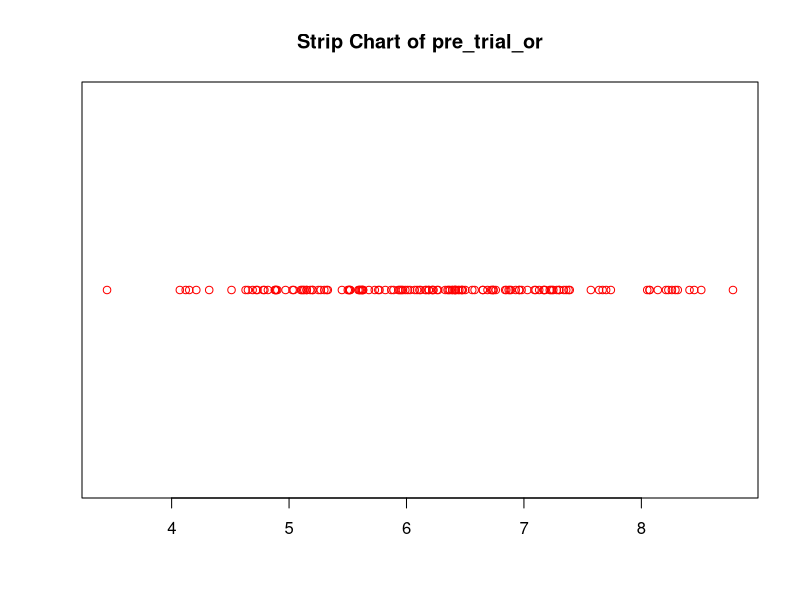
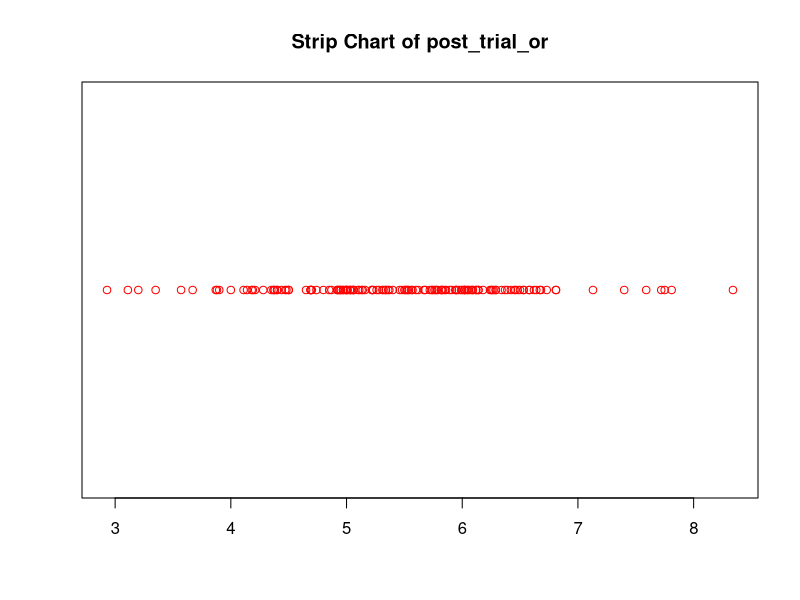
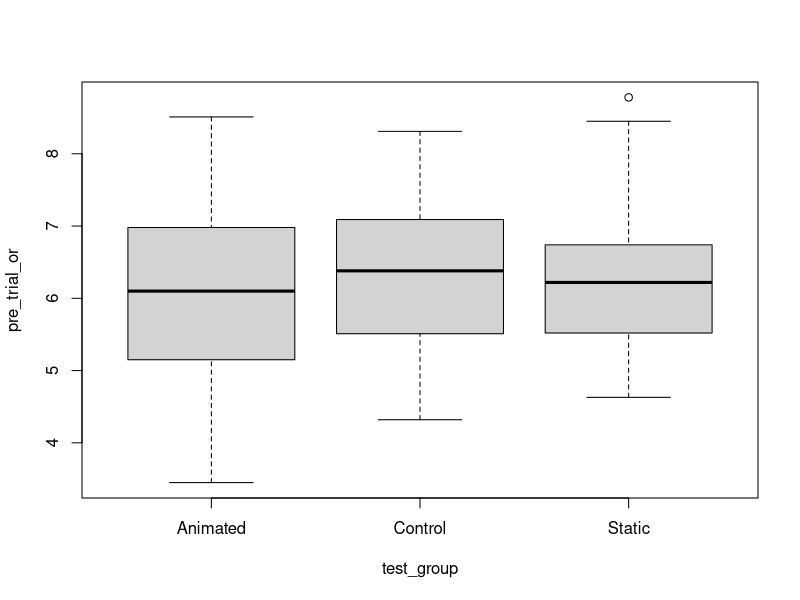
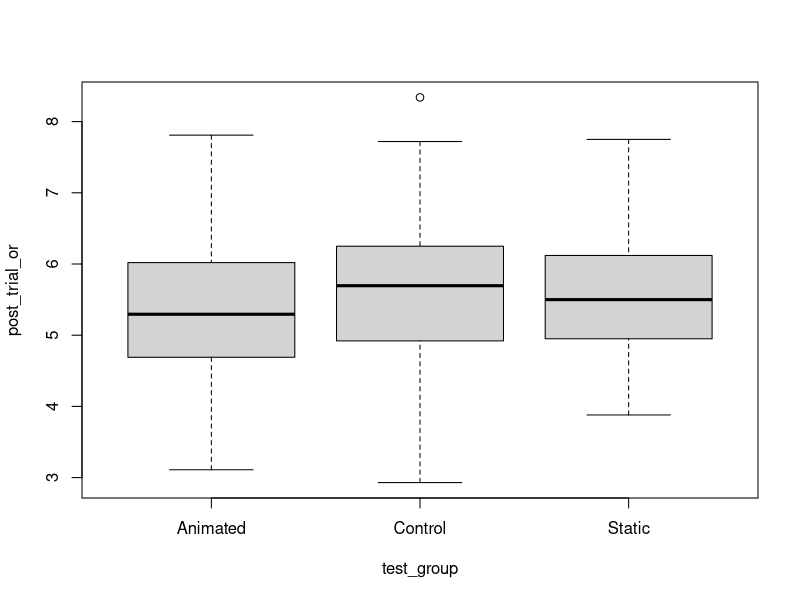
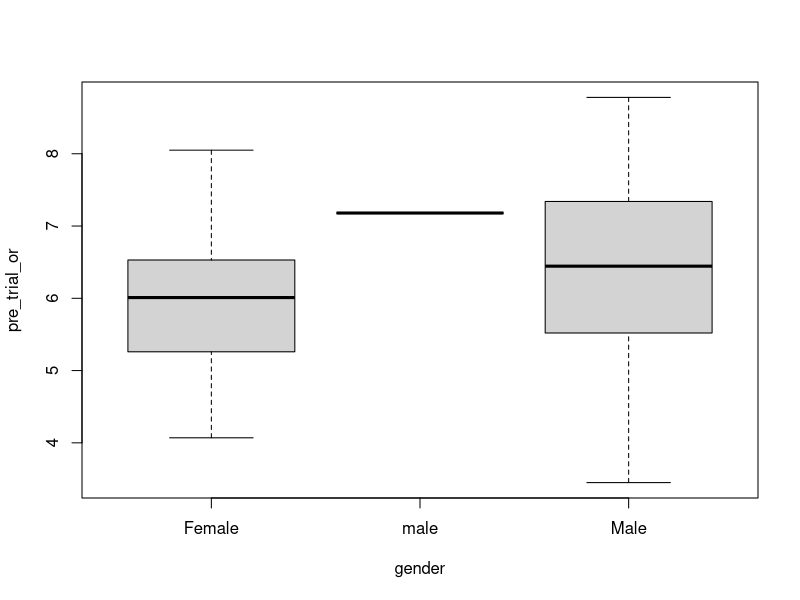
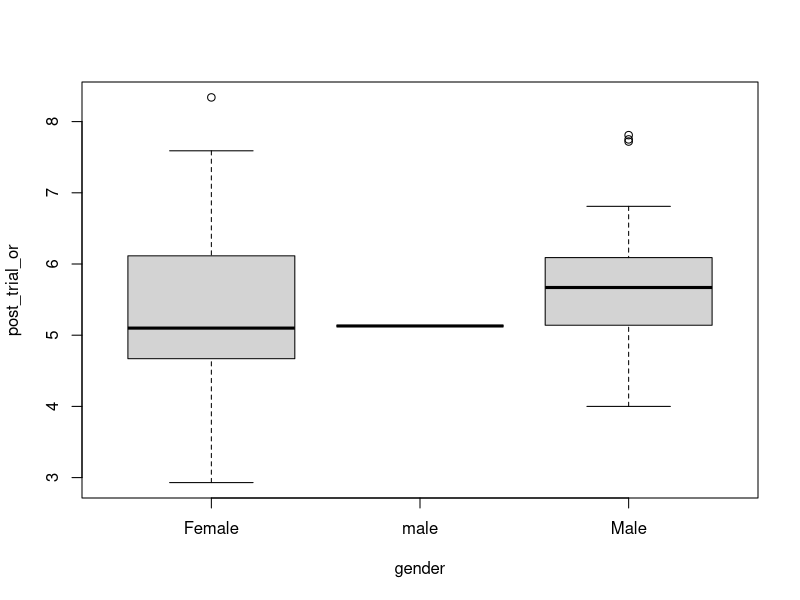
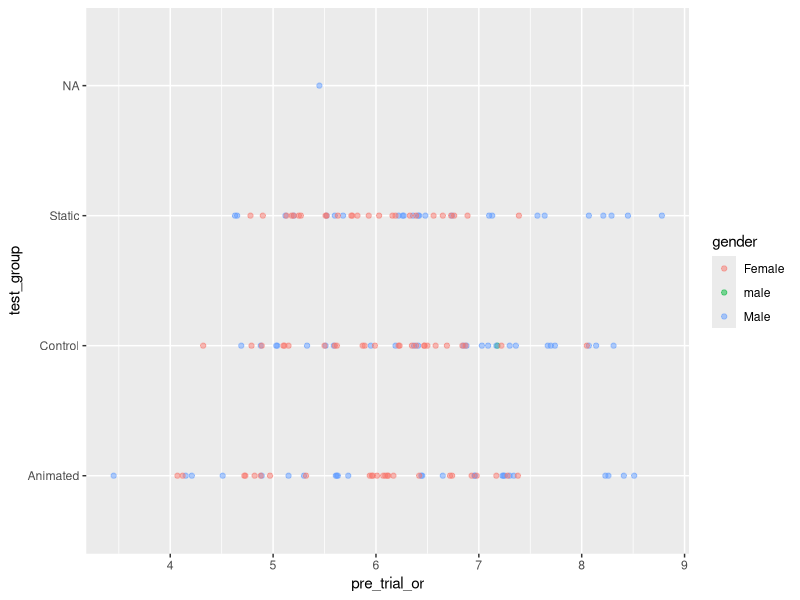
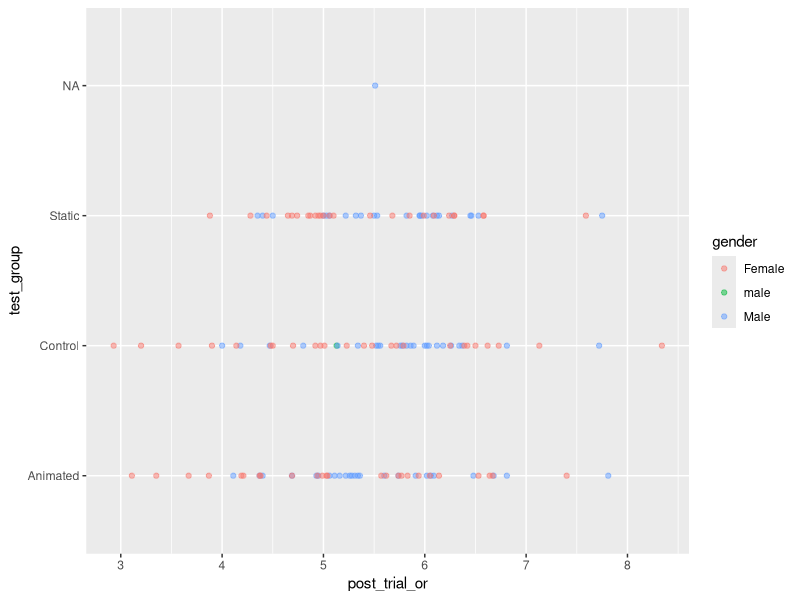

Reproduce these figures in R, in order.
## ---- chunk 1

## ---- chunk 2

## ---- chunk 3

# install
if(!require("tidyr")) install.packages("tidyr")
# library
library(tidyr)
library(ggplot2)
library(dplyr)

knitr::opts_chunk$set(echo = TRUE)
## ---- chunk 4
jung <- read.csv("daie_ca3_data_14.csv")
## attach(jung) allows use of certain functions without typing data variable every time, eg. mean(pre_trial_cpss) instead of mean(jung$pre_trial_cpss)

attach(jung)
## ---- chunk 5
# dim() calls for the dimensions of the data frame
dim(jung)
## ---- chunk 6
names(jung)
## ---- chunk 7
str(jung)
## ---- chunk 8
stripchart(pre_trial_or, main = "Strip Chart of pre_trial_or", col="red" , pch = 21)
mean(pre_trial_or)
## ---- chunk 9
stripchart(post_trial_or, main = "Strip Chart of post_trial_or", col="red", pch = 21)
mean(post_trial_or)
6.222267 - 5.476467
## ---- chunk 10
boxplot(pre_trial_or ~ test_group)
## ---- chunk 11
boxplot(post_trial_or ~ test_group)
## ---- chunk 12
boxplot(pre_trial_or ~ gender)
## ---- chunk 13
boxplot(post_trial_or ~ gender)
## ---- chunk 14
jung%>%
  filter(pre_trial_or < 10) %>%
  ggplot(aes(x=pre_trial_or, y=test_group, col=gender))+
  geom_point(alpha=0.5)

jung%>%
  filter(post_trial_or < 10) %>%
  ggplot(aes(x=post_trial_or, y=test_group, col=gender))+
  geom_point(alpha=0.5)

## ---- chunk 15
#pnorm(-2.0345, lower.tail = FALSE)* 2
# [1] 1.958099

#pt(-2.0345, df = 10, lower.tail = FALSE)*2
# [1] 1.930718
## ---- chunk 16
# query data looking for post trial observer rated for Female and Male genders
df1 <- jung %>%
  select(gender, post_trial_or) %>%
  filter(gender == "Female" |
              gender =="Male")

t.test(data = df1, post_trial_or ~ gender)

